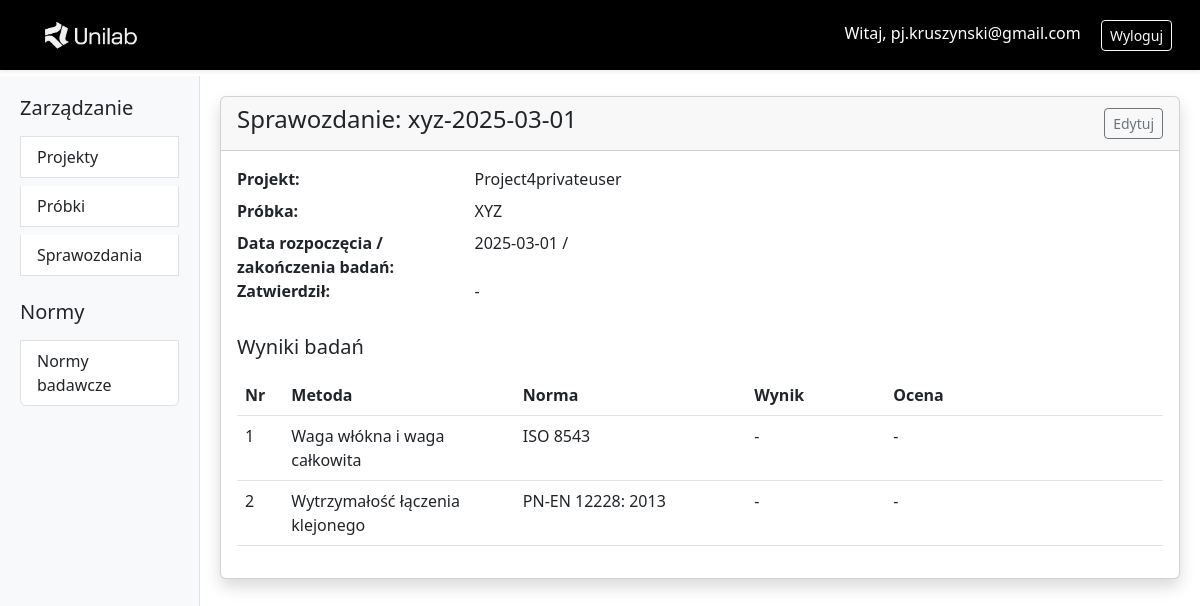
/reports/xyz-2025-03-01/ (signed in), run on the app's committed database.
### users/models.py (models this page shows, shortened)
class User(AbstractUser):
    username = None
    email = models.EmailField(unique=True)
    USERNAME_FIELD = 'email'
    REQUIRED_FIELDS = ['first_name', 'last_name']
    USER_TYPE_CHOICES = [
        ('personal', 'Personal'),
        ('company', 'Company')
    ]
    user_type = models.CharField(
        max_length=8, choices=USER_TYPE_CHOICES,
        default='personal'
    )
    company_name = models.CharField(max_length=255, blank=True, null=True)
    company_address = models.CharField(max_length=255, blank=True, null=True)
    tax_id = models.CharField(
        max_length=10, blank=True, null=True,
        validators=[validate_nip], verbose_name="NIP"
    )
    objects = UserManager()

### projects/models.py (models this page shows, shortened)
class Report(models.Model):
    code_name = models.CharField("Numer sprawozdania", max_length=16, unique=True, validators=[validate_code_name], help_text="Numer sprawozdania (litery/numery/-)")
    project = models.ForeignKey(Project, on_delete=models.CASCADE)
    sample = models.OneToOneField(Sample, on_delete=models.SET_NULL, null=True, blank=True, related_name='report') # sample.report
    research_standards = models.ManyToManyField(ResearchStandard,through='ReportResearchStandard',related_name='reports') # a bez related_name byłoby report_set_all
    start_date = models.DateField(null=True, blank=True)
    end_date = models.DateField(null=True, blank=True)
    approved_by = models.ForeignKey(
        User,
        on_delete=models.SET_NULL,
        null=True,
        blank=True,
        limit_choices_to={'groups__name': "Lab_member"},
        verbose_name="Akceptacja wyników:"
    )
    class Meta:
        verbose_name = _("Sprawozdanie")
        verbose_name_plural = _("Sprawozdania")
        ordering = ['-start_date']

class Project(models.Model):
    class StatusChoices(models.TextChoices):
        OPEN = 'open', 'W przygotowaniu'
        CLOSED = 'closed', 'Zakończony'
        AWAITING_APPROVAL = 'awaiting approval', 'Oczekuje na akceptację'
    name = models.CharField("Nazwa projektu", max_length=64)
    client = models.ForeignKey(
        User,
        on_delete=models.CASCADE,
        limit_choices_to={'groups__name': "Lab_user"},
        related_name='projects_as_client' # relacja odwrotna dodana z powodu błędu
    )
    assign_to = models.ForeignKey(
        User,
        on_delete=models.SET_NULL,
        null=True,
        limit_choices_to={'groups__name': "Lab_member"},
        related_name='projects_as_assignee' # relacja odwrotna dodana z powodu błędu
    )
    status = models.CharField(
        max_length=20,
        choices=StatusChoices.choices,
        default=StatusChoices.OPEN
    )
    end_date = models.DateField(null=True, blank=True)
    class Meta:
        verbose_name = _("Projekt")
        verbose_name_plural = _("Projekty")
        ordering = ['-name']

class Sample(models.Model):
    class MaterialType(models.TextChoices):
        UNSELECTED = "UNS", "Niewybrany"
        CONCRETE = "CON", "Wyroby związane z betonem"
        EXTERIOR_FACADE = "EXF", "Elewacje zewnętrzne"
        SPORTS_SURFACE = "SPS", "Nawierzchnie sportowe"
        PULL_OFF = "OFF", "Testy pull-off"
        WALLPAPER = "WAP", "Tapety"
        SYNTHETIC_TURF = "SYT", "Darń syntetyczna"
        PLASTER_AND_ADHESIVES = "PLA", "Tynk i kleje"
        CONCRETE_PREFABRICATED = "CPR", "Wyroby prefabrykowane z betonu"
        FLOOR_COVERING = "FLC", "Wykładziny podłogowe"
        SANITARY_PRODUCT = "SAN", "Wyroby sanitarne"
        EXTERIOR_SHUTTERS = "EXS", "Zasłony i żaluzje zewnętrzne"
    name = models.CharField("Nazwa próbki", max_length=50)
    description = models.TextField(null=True, blank=True)
    material_type = models.CharField(max_length=3, choices=MaterialType.choices, default=MaterialType.UNSELECTED, validators=[validate_material_type])
    collection_date = models.DateField(null=True, blank=True)
    class Meta:
        verbose_name = _("Próbka")
        verbose_name_plural = _("Próbki")
        ordering = ['-collection_date']

class ReportResearchStandard(models.Model):
    report = models.ForeignKey(Report, on_delete=models.CASCADE)
    research_standard = models.ForeignKey(ResearchStandard, on_delete=models.CASCADE)
    result = models.CharField(max_length=16, blank=True, null=True)
    evaluation = models.TextField(blank=True, null=True)
    class Meta: # https://docs.djangoproject.com/en/5.1/ref/models/constraints/
        constraints = [ models.UniqueConstraint(fields=['report', 'research_standard'], name='unique_report_standard')]

class ResearchStandard(models.Model):
    name = models.CharField("Norma badawcza", max_length=50, help_text="Nazwa normy badawczej np. PN-EN 206")
    method = models.CharField(max_length=50, help_text="Metoda badania np. Wytrzymałość na ściskanie")
    class Meta:
        verbose_name = _("Norma Badawcza")
        verbose_name_plural = _("Normy Badawcze")
        ordering = ['name']
        constraints = [
            models.UniqueConstraint(
                fields=['name', 'method'],
                name='unique_standard_method'
            )
        ]

### projects/views.py (the view)
class ReportDetailView(LoginRequiredMixin, DetailView):
    model = Report
    template_name = 'report_detail.html'
    slug_field = 'code_name'
    slug_url_kwarg = 'code_name'

### projects/templates/report_detail.html
{% extends "base.html" %}
{% block content %}
<div class="card shadow">
  <div class="card-header d-flex justify-content-between align-items-center">
    <h4>Sprawozdanie: {{ report.code_name }}</h4>
    {% if request.user.groups.all.0.name == 'Lab_member' or request.user.is_superuser %}
      <div>
        <a href="{% url 'report_update' report.code_name %}" class="btn btn-sm btn-outline-secondary">Edytuj</a>
      </div>
    {% endif %}
  </div>
  <div class="card-body">
    <div class="mb-4">
      <dl class="row">
        <dt class="col-sm-3">Projekt:</dt>
        <dd class="col-sm-9">{{ report.project.name }}</dd>
        <dt class="col-sm-3">Próbka:</dt>
        <dd class="col-sm-9">{{ report.sample.name|default:"-" }}</dd>
        <dt class="col-sm-3">Data rozpoczęcia / zakończenia badań:</dt>
        <dd class="col-sm-9">
          {{ report.start_date|date:"Y-m-d" }} / {{ report.end_date|date:"Y-m-d" }}
        </dd>
        <dt class="col-sm-3">Zatwierdził:</dt>
        <dd class="col-sm-9">
            {% if report.approved_by %}
                {{ report.approved_by.get_full_name|default:report.approved_by.username }}
            {% else %}
                -
            {% endif %}
        </dd>
      </dl>
    </div>
    <h5 class="mb-3">Wyniki badań</h5>
    <table class="table table-hover">
      <thead class="thead-light">
        <tr>
          <th style="width: 5%">Nr</th>
          <th style="width: 25%">Metoda</th>
          <th style="width: 25%">Norma</th>
          <th style="width: 15%">Wynik</th>
          <th style="width: 30%">Ocena</th>
        </tr>
      </thead>
      <tbody>
        {% for rr_standard in report.reportresearchstandard_set.all %}
          <tr>
            <td>{{ forloop.counter }}</td>
            <td>{{ rr_standard.research_standard.method }}</td>
            <td>{{ rr_standard.research_standard.name }}</td>
            <td>{{ rr_standard.result|default:"-" }}</td>
            <td>{{ rr_standard.evaluation|default:"-" }}</td>
          </tr>
        {% empty %}
          <tr>
            <td colspan="5" class="text-center text-muted">Brak przypisanych wyników badań</td>
          </tr>
        {% endfor %}
      </tbody>
    </table>
  </div>
</div>
{% endblock %}

### projects/templates/base.html (shortened to what this page needs)
{% load static %}
<!DOCTYPE html>
<html lang="pl">
<head>
  <link rel="stylesheet" href="https://cdn.jsdelivr.net/npm/bootstrap@5.3.0/dist/css/bootstrap.min.css">
</head>
<body>
  <nav class="navbar navbar-expand-lg navbar-custom shadow-sm fixed-top">
    <div class="container-fluid">
      <a class="navbar-brand" href="{% url 'project_list' %}">
        <img src="{% static 'users/images/logo_jasne.png' %}" alt="Logo" height="60">
      </a>
      <div class="ml-auto">
        <span class="navbar-text text-white me-3">
          <a href="{% url 'user_profile' %}" class="text-white text-decoration-none">
            Witaj, {{ request.user.email }}
          </a>
        </span>
        <a href="{% url 'logout' %}" class="btn btn-outline-light btn-sm">Wyloguj</a>
      </div>
    </div>
  </nav>
  <div class="container-fluid" style="margin-top: 76px;">
    <div class="row">
      <div class="col-md-3 col-lg-2 sidebar d-md-block">
        <div class="list-group">
          <h5 class="mb-3">Zarządzanie</h5>
          <a href="{% url 'project_list' %}" class="list-group-item list-group-item-action">
            Projekty
          </a>
          <a href="{% url 'sample_list' %}" class="list-group-item list-group-item-action mt-2">
            Próbki
          </a>
          <a href="{% url 'report_list' %}" class="list-group-item list-group-item-action mt-2">
            Sprawozdania
          </a>
          <h5 class="mt-4 mb-3">Normy</h5>
          <a href="{% url 'standard_list' %}" class="list-group-item list-group-item-action">
            Normy badawcze
          </a>
        </div>
      </div>
      <main class="col-md-9 col-lg-10 main-content">
        {% block content %}
        {% endblock %}
      </main>
    </div>
  </div>
</body>
</html>

### projects/templates/base.html (style rules this page uses)
.sidebar { height: calc(100vh - 76px); background-color: #f8f9fa; border-right: 1px solid #dee2e6; padding: 20px; overflow-y: auto; }
.main-content { padding: 20px; overflow-y: auto; }
.navbar-custom { background-color: #000000; padding: 0 1rem; }

### data on the page
User: user.email "pj.kruszynski@gmail.com"
Report: code_name "xyz-2025-03-01", project.name "Project4privateuser", sample.name "XYZ", start_date "2025-03-01"
ReportResearchStandard: research_standard.method "Waga włókna i waga całkowita", research_standard.name "ISO 8543", result "-", evaluation "-"
ReportResearchStandard: research_standard.method "Wytrzymałość łączenia klejonego", research_standard.name "PN-EN 12228: 2013", result "-", evaluation "-"
